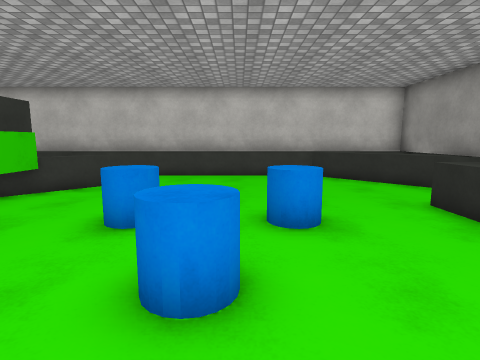
view 1 (above)

16 first-person views from a walk through a Unity game level. The camera is 1.5 m above the floor, tilts 8° down and sees 80° across. The floor is counted in squares, 1 m on a side. Each view is taken from the middle of a square. On the plan, view 1 faces up. The plan holds only what a view shows up to about 14 squares ahead; the rest is blank. The place goes on beyond the plan. Surface patterns are stand-ins for the level's own textures.

view 2
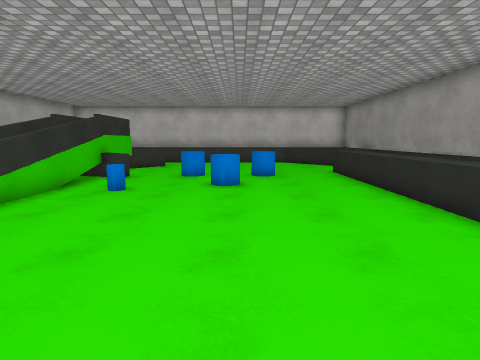

view 3
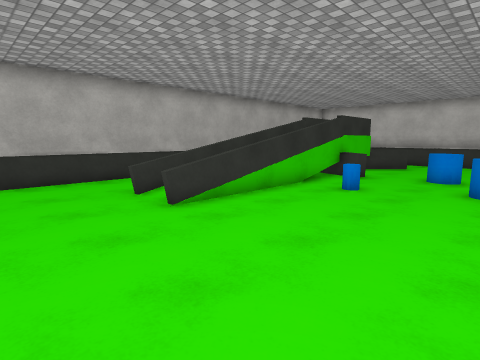

view 4
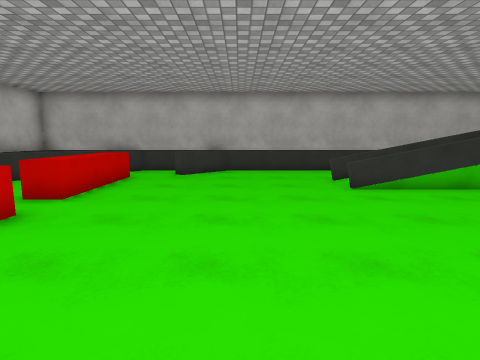

view 5
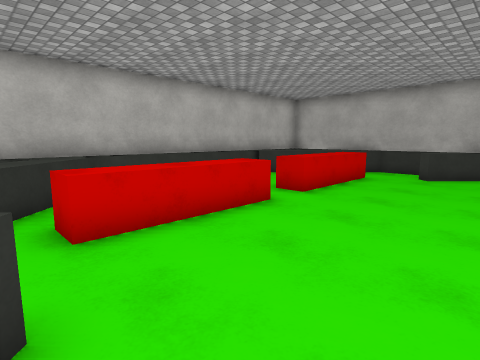

view 6
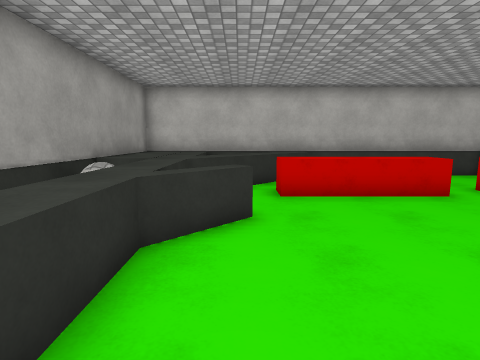

view 7
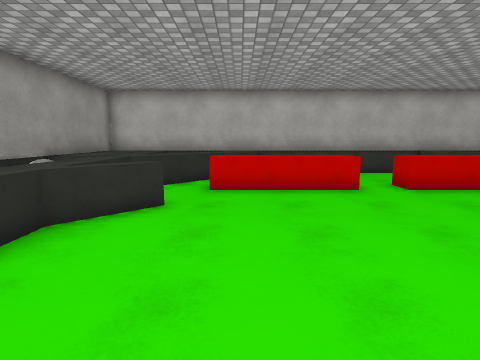

view 8
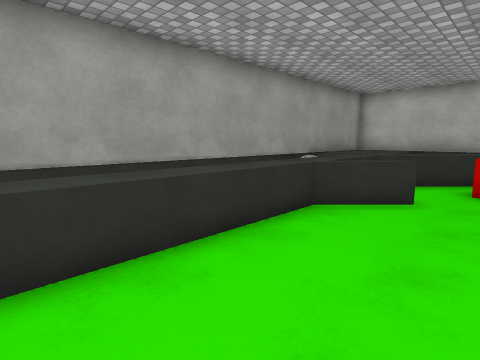

view 9
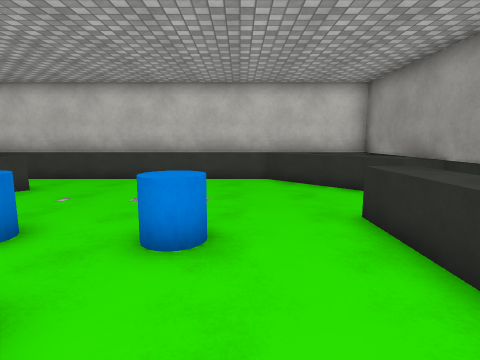

view 10
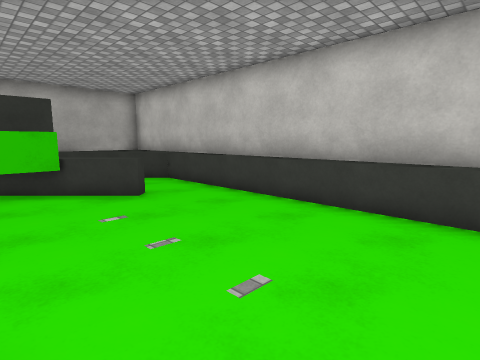

view 11
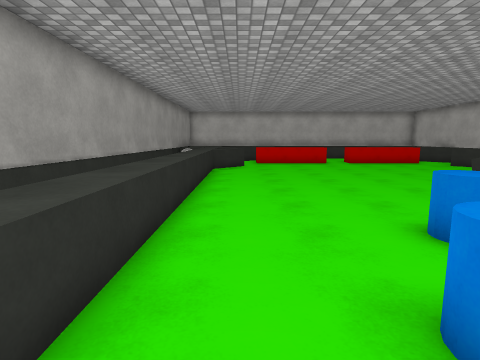

view 12
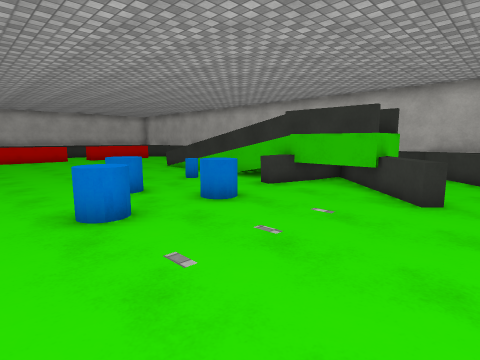

view 13
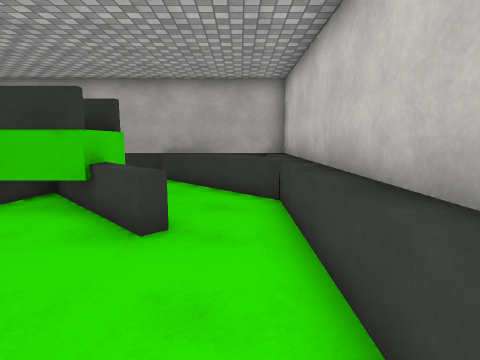

view 14
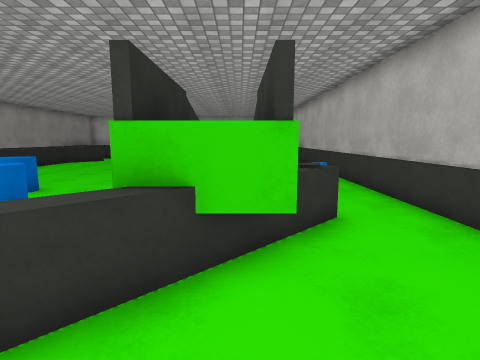

view 15
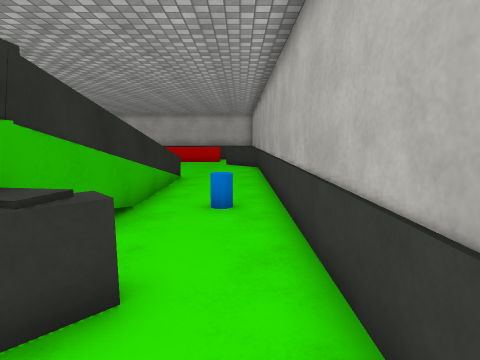

view 16
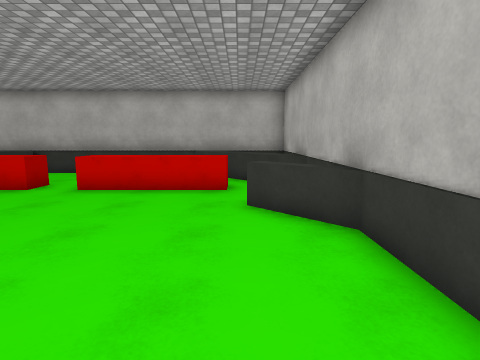

### Floor plan
Key: @ floor where view 1 was taken; # wall or solid block; . floor; / step, stairs or slope; = window, fence, low wall or low ledge; ^ raised ledge; C blue cylinder; B white ball.
Columns run from 11 left of view 1 to 7 right of it. Each row starts with its distance up from view 1.
 13 ###################
 12 ^^^^^^^^^^^^^^^^^^^
 11 ^.^^...........^^.^
 10 ^^^...=.........^^^
  9 ^^...#^..........^^
  8 #....^............#
  7 #... =........... #
  6 #.=^ =..........^ #
  5 #..= =^..C..C...^ #
  4 #.../=..........^ #
  3 #.../=....CC....^ #
  2 ^C../^.C..C.....^ #
  1 #.../^..........^ #
  0 #.../^.....@....^ #
 -1 #.../^..........^ #
 -2 #.../^..........^ #
 -3 #.../^..........^ #
 -4 #...............^ #
 -5 #...............^ #
 -6 #...............^ #
 -7 #...............^ #
 -8 #..............^^ #
 -9 ^^=...........^^^ #
-10 ^=............=.^B^
-11 #...............^B^
-12 #..^^^^^.^^^^^.^^^^
-13 ^^.   ....   .^^^^^
-14 ^^^  .....   ^^^^^^
-15 ^.^^....... ^^  ^^^
-16 ^^^^^^^^^^^^^^^^^^^
-17 ###################

Where each view was taken, in squares from view 1:
view 1: 0 up, 0 right, facing up
view 2: 7 down, 0 right, facing up
view 3: 7 down, 0 right, facing up-left
view 4: 7 down, 3 right, facing left
view 5: 7 down, 3 right, facing down-left
view 6: 4 down, 3 right, facing down
view 7: 3 down, 1 right, facing down
view 8: 2 down, 1 right, facing down-right
view 9: 1 up, 2 right, facing up
view 10: 6 up, 3 right, facing up-left
view 11: 7 up, 3 right, facing down
view 12: 11 up, 3 right, facing down-left
view 13: 11 up, 0 right, facing left
view 14: 11 up, 7 left, facing down
view 15: 8 up, 10 left, facing down
view 16: 3 down, 9 left, facing down
